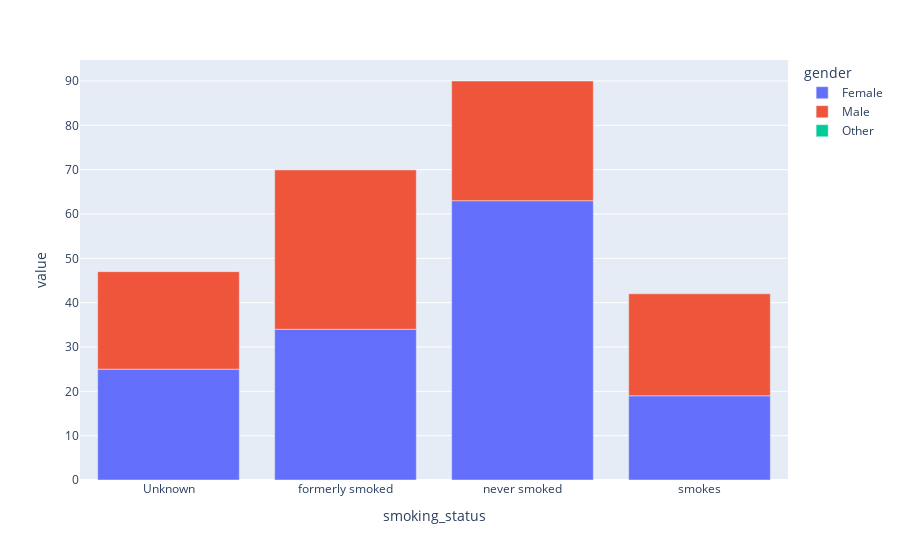

Notebook code for this chart:
### Code cell
df_avc_status = df_avc.pivot_table(index = 'smoking_status', values = 'stroke', aggfunc = 'sum', columns = 'gender')
px.bar(df_avc_status)

### Figure 1 — Plotly figure (JSON) as saved in the notebook; plotly's stock layout.template omitted (floating-point values rounded to 4 significant figures)
{"data": [{"alignmentgroup": "True", "hovertemplate": "gender=Female<br>smoking_status=%{x}<br>value=%{y}<extra></extra>", "legendgroup": "Female", "marker": {"color": "#636efa", "pattern": {"shape": ""}}, "name": "Female", "offsetgroup": "Female", "orientation": "v", "showlegend": true, "textposition": "auto", "type": "bar", "x": ["Unknown", "formerly smoked", "never smoked", "smokes"], "xaxis": "x", "y": [25, 34, 63, 19], "yaxis": "y"}, {"alignmentgroup": "True", "hovertemplate": "gender=Male<br>smoking_status=%{x}<br>value=%{y}<extra></extra>", "legendgroup": "Male", "marker": {"color": "#EF553B", "pattern": {"shape": ""}}, "name": "Male", "offsetgroup": "Male", "orientation": "v", "showlegend": true, "textposition": "auto", "type": "bar", "x": ["Unknown", "formerly smoked", "never smoked", "smokes"], "xaxis": "x", "y": [22, 36, 27, 23], "yaxis": "y"}, {"alignmentgroup": "True", "hovertemplate": "gender=Other<br>smoking_status=%{x}<br>value=%{y}<extra></extra>", "legendgroup": "Other", "marker": {"color": "#00cc96", "pattern": {"shape": ""}}, "name": "Other", "offsetgroup": "Other", "orientation": "v", "showlegend": true, "textposition": "auto", "type": "bar", "x": ["Unknown", "formerly smoked", "never smoked", "smokes"], "xaxis": "x", "y": [null, 0, null, null], "yaxis": "y"}], "layout": {"barmode": "relative", "legend": {"title": {"text": "gender"}, "tracegroupgap": 0}, "margin": {"t": 60}, "xaxis": {"anchor": "y", "domain": [0, 1], "title": {"text": "smoking_status"}}, "yaxis": {"anchor": "x", "domain": [0, 1], "title": {"text": "value"}}}}
